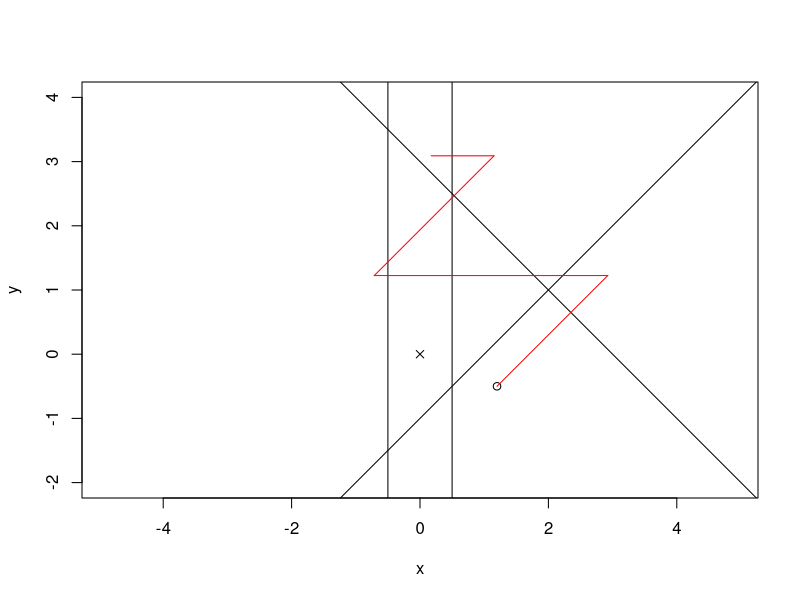

R code for this plot:
R <- matrix(c(-1,-1,10,-10,1,0,-1,0),ncol=2,byrow=T)
r <- matrix(c(-3,10,0.5,0.5))
rint <- r / R[,2]
z <- c(1.2, -0.5)
x <- z[1]
y <- z[2]
plot(x, y, xlim=c(-2,2), ylim=c(-2,4), asp=1)
points(0, 0, pch=4)
P <- list()
M <- list()
for (i in 1:nrow(R)) {
  int <- rint[i,1]
  slope <- -R[i,1]/R[i,2]
  if (slope == Inf || slope == -Inf) abline(v=r[i]/R[i,1])
  else abline(rint[i,1], -R[i,1]/R[i,2])
}

pnext <- z
restrs <- R %*% pnext - r
count <- 0
while (any(restrs > 0) && count < 100) {
  count <- count + 1
  # NB: When doing this for beta values, normalize
  # (although I think that's already being done by the Gibbs sampler!)
  d <- (R %*% pnext - r) / rowSums(R^2)
  dist <- (R %*% pnext - r) / sqrt(rowSums(R^2))
  next_i <- which.max(ifelse(restrs > 0, dist, NA))
  vec <- 1.5 * -d[next_i] * R[next_i,]
  lines(c(pnext[1], pnext[1]+vec[1]), c(pnext[2], pnext[2]+vec[2]), col="red")
  pnext <- pnext + vec
  restrs <- R %*% pnext - r
}
